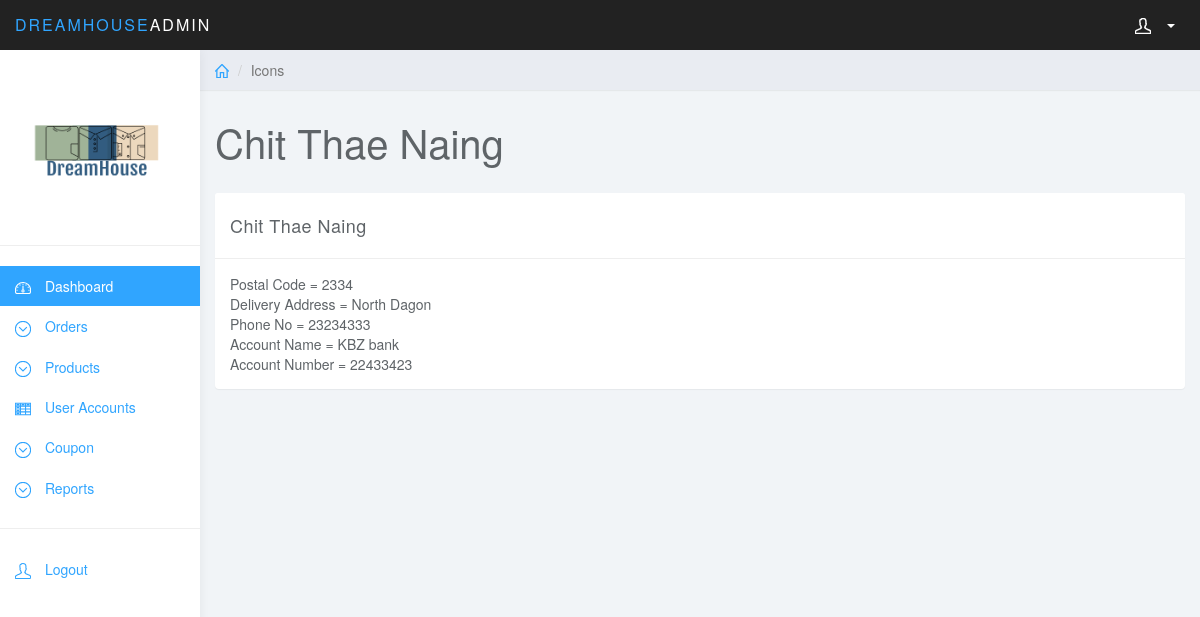
Page /admin/customerDeliveryDetails.php?orderid=57 on the committed database.
### tables this page shows
CREATE TABLE `orders` (
  `order_id` int(11) NOT NULL,
  `status` varchar(255) NOT NULL,
  `order_date` date NOT NULL,
  `delivered_date` date NOT NULL,
  `qty` int(11) NOT NULL,
  `total_price` int(11) NOT NULL,
  `customer_acc_id` int(11) NOT NULL
);

CREATE TABLE `customer` (
  `customer_id` int(11) NOT NULL,
  `firstName` varchar(255) NOT NULL,
  `lastName` varchar(255) NOT NULL,
  `email` varchar(255) NOT NULL,
  `postal_code` int(11) NOT NULL,
  `address` text NOT NULL,
  `phone_no` int(11) NOT NULL,
  `order_id` int(11) NOT NULL
);

CREATE TABLE `bank` (
  `id` int(11) NOT NULL,
  `acc_name` varchar(255) NOT NULL,
  `acc_no` int(11) NOT NULL,
  `balance` decimal(11,0) NOT NULL,
  `customer_id` int(11) NOT NULL
);

### functions.php (called while the page is built, shortened)
<?php
	function get($query,$conn){
		try{
			$stmt = $conn->prepare($query);
			$stmt->execute();
			return $stmt;
		}catch(PDOException $e){
			$e->getMessage();
		}
	}
?>

### admin/customerDeliveryDetails.php (the view, shortened to what this page needs)
<?php session_start();
include '../functions.php';
$conn = connect();
if($conn){
	$orderId = $_GET['orderid'];
	$query = 'Select * from orders left join customer on orders.order_id = customer.order_id left join bank on orders.customer_acc_id = bank.customer_id where orders.order_id='.$orderId;
	$result = get($query,$conn);
	while($row = $result->fetch()):
?>
<!DOCTYPE html>
<html>
<head>
<link href="css/bootstrap.min.css" rel="stylesheet">
<link href="css/datepicker3.css" rel="stylesheet">
<link href="css/styles.css" rel="stylesheet">
</head>
<body>
	<?php include 'sidebar.php'; ?>
	<div class="col-sm-9 col-sm-offset-3 col-lg-10 col-lg-offset-2 main">
		<div class="row">
			<ol class="breadcrumb">
				<li><a href="#"><svg class="glyph stroked home"><use xlink:href="#stroked-home"></use></svg></a></li>
				<li class="active">Icons</li>
			</ol>
		</div>
		<div class="row">
			<div class="col-lg-12">
				<h1 class="page-header"><?=$row['firstName']." ".$row['lastName']; ?></h1>
			</div>
		</div>
		<div class="row">
			<div class="col-md-12">
				<div class="panel panel-default">
					<div class="panel-heading"><?=$row['firstName'].' '.$row['lastName']; ?></div>
					<div class="panel-body">
						Postal Code = <?= $row['postal_code']; ?><br/>
						Delivery Address = <?= $row['address'];?><br/>
						Phone No = <?= $row['phone_no']?><br/>
						Account Name = <?= $row['acc_name']; ?><br/>
						Account Number = <?= $row['acc_no']; ?>
					<?php endwhile; }?>
					</div>
				</div>
			</div>
		</div>
	</div>
</body>
</html>

### admin/sidebar.php (shortened to what this page needs)
<nav class="navbar navbar-inverse navbar-fixed-top" role="navigation">
		<div class="container-fluid">
			<div class="navbar-header">
				<a class="navbar-brand" href="#"><span>DreamHouse</span>Admin</a>
				<ul class="user-menu">
					<li class="dropdown pull-right">
						<a href="#" class="dropdown-toggle" data-toggle="dropdown"><svg class="glyph stroked male-user"><use xlink:href="#stroked-male-user"></use></svg><?= (isset($_SESSION['email']))?$_SESSION['email']:""?> <span class="caret"></span></a>
					</li>
				</ul>
			</div>
		</div>
	</nav>
	<div id="sidebar-collapse" class="col-sm-3 col-lg-2 sidebar">
		<form role="search">
			<img src="images/imc.png" class="img-responsive">
		</form>
		<ul class="nav menu">
			<li class="active"><a href="dashboard.php"><svg class="glyph stroked dashboard-dial"><use xlink:href="#stroked-dashboard-dial"></use></svg> Dashboard</a></li>
			<li class="parent ">
				<a href="#">
					<span data-toggle="collapse" href="#orders"><svg class="glyph stroked chevron-down"><use xlink:href="#stroked-chevron-down"></use></svg></span>
					Orders
				</a>
			</li>
			<li class="parent ">
				<a href="#">
					<span data-toggle="collapse" href="#products"><svg class="glyph stroked chevron-down"><use xlink:href="#stroked-chevron-down"></use></svg></span> Products
				</a>
			</li>
			<li><a href="useraccount.php"><svg class="glyph stroked table"><use xlink:href="#stroked-table"></use></svg> User Accounts</a></li>
			<li class="parent ">
				<a href="#">
					<span data-toggle="collapse" href="#coupon"><svg class="glyph stroked chevron-down"><use xlink:href="#stroked-chevron-down"></use></svg></span> Coupon
				</a>
			</li>
			<li class="parent ">
				<a href="#">
					<span data-toggle="collapse" href="#reports"><svg class="glyph stroked chevron-down"><use xlink:href="#stroked-chevron-down"></use></svg></span> Reports
				</a>
			</li>
			<li role="presentation" class="divider"></li>
			<li><a href="#" class="logout-link"><svg class="glyph stroked male-user"><use xlink:href="#stroked-male-user"></use></svg> Logout</a></li>
		</ul>
	</div>

### admin/css/styles.css (style rules this page uses)
body { background: #f1f4f7; padding-top: 50px; color: #5f6468; }
a, a:hover, a:focus { color: #30a5ff; }
h1, h2, h3, h4, h5, h6 { color: #5f6468; }
h1 { font-weight: 300; font-size: 40px; }
.navbar-header .navbar-brand { color: #fff; font-size: 16px; text-transform: uppercase; font-weight: 500; letter-spacing: 2px; }
.navbar-header .navbar-brand span { color: #30a5ff; }
.panel { border: 0; }
.panel-heading { font-size: 18px; font-weight: 300; letter-spacing: 0.025em; height: 66px; line-height: 45px; }
.panel-default .panel-heading { background: #fff; border-bottom: 1px solid #eee; color: #5f6468; }
.navbar { border: 0; }
.user-menu { display: inline-block; margin-top: 14px; margin-right: 10px; float: right; list-style: none; padding: 0; }
.user-menu a { color: #fff; }
.sidebar { display: block; background-color: #fff; padding: 0; display: none; }
.sidebar form { padding: 20px 15px 5px 15px; border-bottom: 1px solid #eee; margin-bottom: 20px; }
@media (min-width: 768px) { .sidebar { display: block; position: fixed; top: 50px; bottom: 0; left: 0; z-index: 1000; display: block; margin: 0; padding: 0; overflow-x: hidden; overflow-y: auto; background-color: #fff; box-shadow: 1px 0px 10px rgba(0, 0, 0, .05); } }
@media (min-width: 768px) { .navbar-header { width: 100%; } }
.sidebar ul.nav .active a, .sidebar ul.nav li.parent a.active, .sidebar ul.nav .active > a:hover, .sidebar ul.nav li.parent a.active:hover, .sidebar ul.nav .active > a:focus, .sidebar ul.nav li.parent a.active:focus { color: #fff; background-color: #30a5ff; }
.sidebar ul.nav li.divider { border-bottom: 1px solid #eee; margin: 20px 0; }
.breadcrumb { border-radius: 0; padding: 10px 15px; background: #e9ecf2; box-shadow: 0 1px 1px rgba(0, 0, 0, .05); margin: 0 ; }
h1.page-header { margin-top: 30px; border-bottom: 0; }
.table { background: #fff; }
.sidebar .glyph, .user-menu .glyph { height: 16px; width: 16px; margin: 0 10px 0 0; stroke-width: 3px; }
.user-menu .glyph { stroke-width: 4px; }
.breadcrumb .glyph { height: 14px; width: 14px; margin: -2px 0 0 0; stroke-width: 4px; }
.glyph.table { background: none; border: none; }

### rows in the picture
orders: customer.firstName "Chit Thae", customer.lastName "Naing", customer.postal_code "2334", customer.address "North Dagon", customer.phone_no "23234333", bank.acc_name "KBZ bank", bank.acc_no "22433423"
